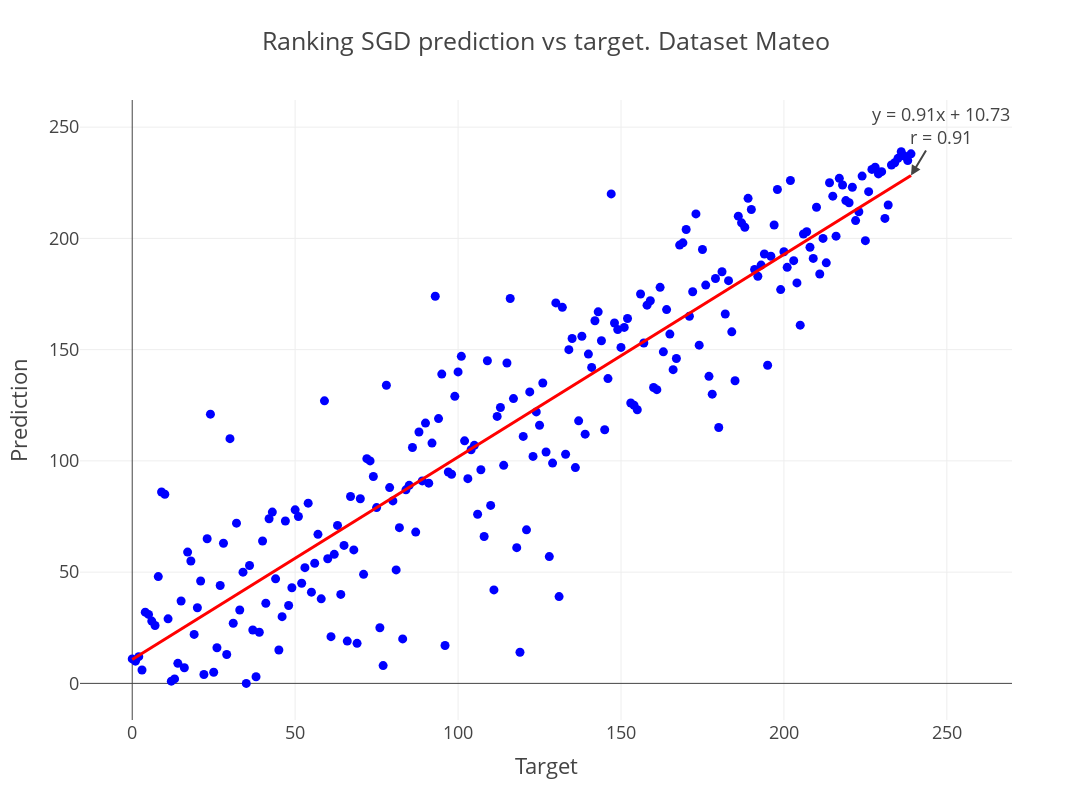

Notebook code for this chart:
### Code cell
from scipy import stats
import plotly.graph_objs as go
import plotly.express as px
rg_name="SGD"

# Calculate the correlation coefficient
corr_coef = sorted_ranks[rg_name]['target'].corr(sorted_ranks[rg_name]['predict'])

# Fit a linear regression model
slope, intercept, r_value, p_value, std_err = stats.linregress(sorted_ranks[rg_name]['target'], sorted_ranks[rg_name]['predict'])

# Generate points for the fit line
fit_line_x = np.linspace(sorted_ranks[rg_name]['target'].min(), sorted_ranks[rg_name]['target'].max(), 100)
fit_line_y = slope * fit_line_x + intercept

# Create scatter plot of the data points
scatter = go.Scatter(
    x=sorted_ranks[rg_name]['target'], 
    y=sorted_ranks[rg_name]['predict'], 
    mode='markers', 
    name='Data Points',
    marker=dict(color='blue')
)

# Create fit line plot
fit_line = go.Scatter(
    x=fit_line_x, 
    y=fit_line_y, 
    mode='lines', 
    name='Fit Line',
    line=dict(color='red')
)

# Create the layout with the fit line equation and correlation coefficient as annotations
layout = go.Layout(
    title=f"Ranking {rg_name} prediction vs target. Dataset {test_dataset}",
    xaxis=dict(title="Target"),
    yaxis=dict(title="Prediction"),
    annotations=[
        dict(
            x=fit_line_x[-1], 
            y=fit_line_y[-1], 
            xref="x", 
            yref="y", 
            text=f"y = {slope:.2f}x + {intercept:.2f}<br>r = {corr_coef:.2f}",
            showarrow=True,
            arrowhead=2,
            ax=30,
            ay=-50
        )
    ],
    width=1200,  # Adjust the width of the figure
    height=800,
    template="presentation",
    showlegend=False 
)

# Combine the scatter plot and fit line
fig = go.Figure(data=[scatter, fit_line], layout=layout)

fig.write_image(f"regressors/{test_dataset}/ranking_{rg_name}.svg",format="SVG")
fig.write_image(f"regressors/{test_dataset}/ranking_{rg_name}.png",format="PNG")
# Show the plot
fig.show()

### Figure 1 — Plotly figure (JSON) as saved in the notebook; plotly's stock layout.template omitted (floating-point values rounded to 4 significant figures; data arrays with more than 128 entries replaced by an {"elided": "..."} marker saying what was removed)
{"data": [{"marker": {"color": "blue"}, "mode": "markers", "name": "Data Points", "type": "scatter", "x": {"elided": "240 int values"}, "y": {"elided": "240 int values"}}, {"line": {"color": "red"}, "mode": "lines", "name": "Fit Line", "type": "scatter", "x": [0, 2.414, 4.828, 7.242, 9.657, 12.07, 14.48, 16.9, 19.31, 21.73, 24.14, 26.56, 28.97, 31.38, 33.8, 36.21, 38.63, 41.04, 43.45, 45.87, 48.28, 50.7, 53.11, 55.53, 57.94, 60.35, 62.77, 65.18, 67.6, 70.01, 72.42, 74.84, 77.25, 79.67, 82.08, 84.49, 86.91, 89.32, 91.74, 94.15, 96.57, 98.98, 101.4, 103.8, 106.2, 108.6, 111.1, 113.5, 115.9, 118.3, 120.7, 123.1, 125.5, 127.9, 130.4, 132.8, 135.2, 137.6, 140.0, 142.4, 144.8, 147.3, 149.7, 152.1, 154.5, 156.9, 159.3, 161.7, 164.2, 166.6, 169.0, 171.4, 173.8, 176.2, 178.6, 181.1, 183.5, 185.9, 188.3, 190.7, 193.1, 195.5, 198.0, 200.4, 202.8, 205.2, 207.6, 210.0, 212.4, 214.9, 217.3, 219.7, 222.1, 224.5, 226.9, 229.3, 231.8, 234.2, 236.6, 239], "y": [10.73, 12.93, 15.12, 17.32, 19.52, 21.72, 23.91, 26.11, 28.31, 30.5, 32.7, 34.9, 37.1, 39.29, 41.49, 43.69, 45.89, 48.08, 50.28, 52.48, 54.68, 56.87, 59.07, 61.27, 63.47, 65.66, 67.86, 70.06, 72.26, 74.45, 76.65, 78.85, 81.05, 83.24, 85.44, 87.64, 89.83, 92.03, 94.23, 96.43, 98.62, 100.8, 103.0, 105.2, 107.4, 109.6, 111.8, 114.0, 116.2, 118.4, 120.6, 122.8, 125.0, 127.2, 129.4, 131.6, 133.8, 136.0, 138.2, 140.4, 142.6, 144.8, 147.0, 149.2, 151.4, 153.6, 155.8, 158.0, 160.2, 162.3, 164.5, 166.7, 168.9, 171.1, 173.3, 175.5, 177.7, 179.9, 182.1, 184.3, 186.5, 188.7, 190.9, 193.1, 195.3, 197.5, 199.7, 201.9, 204.1, 206.3, 208.5, 210.7, 212.9, 215.1, 217.3, 219.5, 221.7, 223.9, 226.1, 228.3]}], "layout": {"annotations": [{"arrowhead": 2, "ax": 30, "ay": -50, "showarrow": true, "text": "y = 0.91x + 10.73<br>r = 0.91", "x": 239, "xref": "x", "y": 228.3, "yref": "y"}], "height": 800, "showlegend": false, "title": {"text": "Ranking SGD prediction vs target. Dataset Mateo"}, "width": 1200, "xaxis": {"autorange": true, "range": [-15.91, 271.2], "title": {"text": "Target"}, "type": "linear"}, "yaxis": {"autorange": true, "range": [-16.43, 261.7], "title": {"text": "Prediction"}, "type": "linear"}}}
